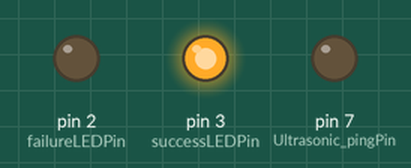
The sketch below on a simulated Arduino Uno, built with avr-gcc and run on an emulated ATmega328P. Parts: output pins drawn as LEDs (lit = HIGH).

Above: at 0.05 s.
At 2.85 s:
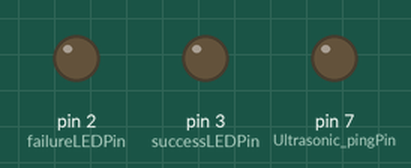
Timing chart, 0 to 3.1 s (numbered marks = the images above):
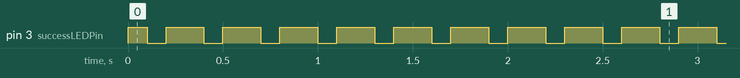

The sketch:

ApproachPerceptron.ino
```cpp
unsigned long previousMilliseconds;
unsigned long previousMicroseconds;

float Ultrasonic_displacementOneSecond;
float Ultrasonic_displacementTwoSecond;
float Ultrasonic_displacementThreeSecond;
float Ultrasonic_displacementFourSecond;
int Ultrasonic_velocityTwoSecond = Ultrasonic_displacementTwoSecond-Ultrasonic_displacementOneSecond;
int Ultrasonic_velocityFourSecond = Ultrasonic_displacementFourSecond-Ultrasonic_displacementThreeSecond;
long Ultrasonic_accelerationFourSecond = (Ultrasonic_velocityFourSecond-Ultrasonic_velocityTwoSecond)/4;

float Ultrasonic_displacementFiveSecond;
float Ultrasonic_displacementSixSecond;
float Ultrasonic_displacementSevenSecond;
float Ultrasonic_displacementEightSecond;
int Ultrasonic_velocitySixSecond = Ultrasonic_displacementSixSecond-Ultrasonic_displacementFiveSecond;
int Ultrasonic_velocityEightSecond = Ultrasonic_displacementEightSecond-Ultrasonic_displacementSevenSecond;
long Ultrasonic_accelerationEightSecond = (Ultrasonic_velocityEightSecond-Ultrasonic_velocitySixSecond)/4;

long Ultrasonic_changeInAcceleration = (Ultrasonic_accelerationEightSecond-Ultrasonic_accelerationFourSecond)/8;
long Ultrasonic_weight = 0;

int PIR_valueOneSecond;
int PIR_valueTwoSecond;
int PIR_valueThreeSecond;
int PIR_valueFourSecond;
int PIR_valueFiveSecond;
int PIR_valueSixSecond;
int PIR_valueSevenSecond;
int PIR_valueEightSecond;

int PIR_sum = PIR_valueOneSecond + PIR_valueTwoSecond + PIR_valueThreeSecond + PIR_valueFourSecond + PIR_valueFiveSecond
+ PIR_valueSixSecond + PIR_valueSevenSecond + PIR_valueEightSecond;
long PIR_weight = 0;

boolean passedOne = false;
boolean passedTwo = false;
boolean passedThree= false;
boolean passedFour = false;
boolean passedFive = false;
boolean passedSix = false;
boolean passedSeven = false;
boolean passedEight = false;

const int Ultrasonic_pingPin = 7;
const int Ultrasonic_echoPin = 6;

const int PIR_outputPin = 5;

//label input
const int trainInputPin = 4;

//activate training or testing phase
const int trainActivationPin = 8;
const int testActivationPin = 9;

const int successLEDPin = 3;
const int failureLEDPin = 2;

//Ultrasonic measure and pulse duration
long inches, duration;

void setup(){
  pinMode(Ultrasonic_echoPin, INPUT);
  pinMode(Ultrasonic_pingPin, OUTPUT);
  pinMode(PIR_outputPin, INPUT);
  pinMode(trainInputPin, INPUT);
  pinMode(trainActivationPin, INPUT);
  pinMode(testActivationPin, INPUT);
  pinMode(successLEDPin, OUTPUT);
  pinMode(failureLEDPin, OUTPUT);

}

void loop(){
  if(trainActivationPin == HIGH){
    if(train()){
      digitalWrite(successLEDPin, HIGH);
      digitalWrite(failureLEDPin, LOW);
    }else{
      digitalWrite(failureLEDPin, HIGH);
      digitalWrite(successLEDPin, LOW);
    }
  }else if(testActivationPin == HIGH){
    test();
  }else{
    blinkLED();
  }
}

void blinkLED(){
  digitalWrite(successLEDPin, HIGH);
  delay(100);
  digitalWrite(successLEDPin,LOW);
  delay(100);
  digitalWrite(successLEDPin, HIGH);
  delay(100);
  digitalWrite(successLEDPin, LOW);
}

void test(){
  long prediction = calculatePrediction();
  if(prediction<0){
    digitalWrite(failureLEDPin, HIGH);
    digitalWrite(successLEDPin, LOW);
  }else{
    digitalWrite(successLEDPin, HIGH);
    digitalWrite(failureLEDPin, LOW);
  }

}

boolean train(){
  long prediction = calculatePrediction();
  int label;
  if(waitMilliseconds(1800)&&trainInputPin==HIGH){
    label = 1;
  }else{
    label = -1;
  }
  if(label*prediction<0){
    PIR_weight = PIR_weight + (PIR_sum*label);
    Ultrasonic_weight = Ultrasonic_weight + (Ultrasonic_changeInAcceleration*label);
    return false;
  }else{
    return true;
  }
}

long calculatePrediction(){
 runUltrasonic();
 while(!waitMilliseconds(8200)){
  if(waitMilliseconds(8000)&&!passedEight){
    passedEight = true;
    Ultrasonic_displacementEightSecond = inches;
    if(PIR_outputPin == HIGH){
      PIR_valueEightSecond = 1;
    }else{
      PIR_valueEightSecond = -1;
    }
   }else if(waitMilliseconds(7000)&&!passedSeven){
     passedSeven = true;
    Ultrasonic_displacementSevenSecond = inches;
    if(PIR_outputPin == HIGH){
      PIR_valueSevenSecond = 1;
    }else{
      PIR_valueSevenSecond = -1;
    }
  }else if(waitMilliseconds(6000)&&!passedSix){
    passedSix = true;
    Ultrasonic_displacementSixSecond = inches;
    if(PIR_outputPin == HIGH){
      PIR_valueSixSecond = 1;
    }else{
      PIR_valueSixSecond = -1;
    }
  }else if(waitMilliseconds(5000)&&!passedFive){
    passedFive = true;
    Ultrasonic_displacementFiveSecond = inches;
    if(PIR_outputPin == HIGH){
      PIR_valueFiveSecond = 1;
    }else{
      PIR_valueFiveSecond = -1;
    }
  }else if(waitMilliseconds(4000)&&!passedFour){
    passedFour = true;
    Ultrasonic_displacementFourSecond = inches;
    if(PIR_outputPin == HIGH){
      PIR_valueFourSecond = 1;
    }else{
      PIR_valueFourSecond = -1;
    }
  }else if(waitMilliseconds(3000)&&!passedThree){
    passedThree = true;
    Ultrasonic_displacementThreeSecond = inches;
    if(PIR_outputPin == HIGH){
      PIR_valueThreeSecond = 1;
    }else{
      PIR_valueThreeSecond = -1;
    }
  }else if(waitMilliseconds(2000)&&!passedTwo){
    passedTwo = true;
    Ultrasonic_displacementTwoSecond = inches;
    if(PIR_outputPin == HIGH){
      PIR_valueTwoSecond  = 1;
    }else{
      PIR_valueTwoSecond = -1;
    }
  }else if(waitMilliseconds(1000)&&!passedOne){
    passedOne = true;
    Ultrasonic_displacementOneSecond = inches;
    if(PIR_outputPin == HIGH){
      PIR_valueOneSecond = 1;
    }else{
      PIR_valueOneSecond = -1;
    }
  }

 }

  long Ultrasonic_prediction = Ultrasonic_changeInAcceleration*Ultrasonic_weight;
  long PIR_prediction = PIR_sum*PIR_weight;

  return Ultrasonic_prediction+PIR_prediction;
}

void runUltrasonic(){
   digitalWrite(Ultrasonic_pingPin, LOW);
   delayMicroseconds(2);
   digitalWrite(Ultrasonic_pingPin, HIGH);
   delayMicroseconds(10);
   digitalWrite(Ultrasonic_pingPin, LOW);
   duration = pulseIn(Ultrasonic_echoPin, HIGH);
   inches = microsecondsToInches(duration);
}

boolean waitMilliseconds(int milliseconds){
  unsigned long currentMilliseconds = millis();
  if(currentMilliseconds-previousMilliseconds >= milliseconds){
    previousMilliseconds = currentMilliseconds;
    return true;
  }else{
    return false;
  }
}

long microsecondsToInches(long microseconds) {
   return microseconds / 74 / 2;
}
```

Measured:
- by itself, pin 3 (successLEDPin): repeats every 0.30 s: LOW 0.10 s, HIGH 0.20 s
